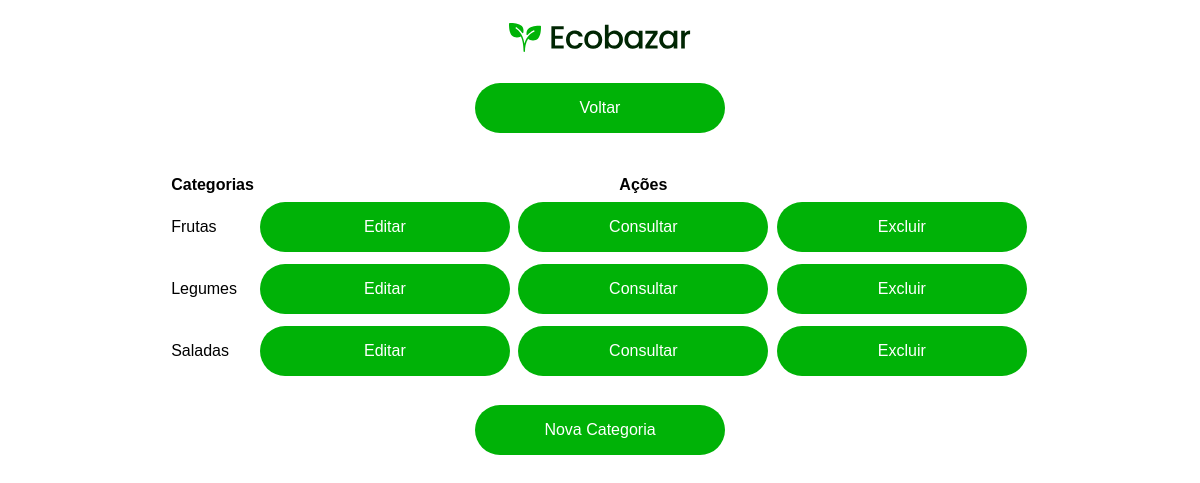
Screenshot of /adm/categorias/categoria.php with the database file from the repository.
### tables this page shows
CREATE TABLE `categoria` (
  `id` int(11) NOT NULL,
  `nome` varchar(50) NOT NULL
);

### adm/categorias/categoria.php (the view, shortened to what this page needs)
<?php
$bd = conectar();
$select = "SELECT * FROM categoria order by nome";
$response = $bd->query($select);
?>
<!DOCTYPE html>
<html lang="pt-br">
<head>
    <link rel="stylesheet" href="../../stylesheet/adm.css">
<link rel="shortcut icon" href="../../stylesheet/assets/logo_planta.svg" type="image/x-icon">
</head>
<body>
<header>
<br>
    <div class="Header">
      <div class="Logo">
        <a href="../../index.php">
            <img src="../../stylesheet/assets/logo.svg" alt="Ecobazar Logo">
        </a>
      </div>
    </div>
    <br>
  </header>
    <a href="../index.php"><button class="btn_voltar">Voltar</button></a>
    <br>
    <table>
        <thead>
            <tr>
                <th>Categorias</th>
                <br>
                <th>Ações</th>
            </tr>
        </thead>
        <tbody>
            <?php
            while ($categoria = $response->fetch()) {
                echo "<tr>";
                echo "<td>";
                echo $categoria["nome"];
                echo "</td>";
                echo "<td>";
                echo " <a href='acoes/editar/editar.php?id=" . $categoria['id'] . "'><button>Editar</button></a>";
                echo " <a href='acoes/consultar/consultar.php?id=" . $categoria['id'] . "'><button>Consultar</button></a>";
                echo " <a href='acoes/excluir/excluir.php?id=" . $categoria['id'] . "'><button>Excluir</button></a>";
                echo "</td>";
                echo "</tr>";
            }
            ?>
        </tbody>
    </table>
    <br>
    <a href="acoes/inserir/novo.php"><button>Nova Categoria</button></a>
</body>
</html>

### stylesheet/adm.css (style rules this page uses)
body { font-family: Arial, sans-serif; margin: 0; padding: 0; background-color: #ffffff; display: flex; align-items: center; height: 100vh; flex-direction: column; }
button { background-color: #00b207; border: none; color: white; padding: 15px 32px; text-align: center; text-decoration: none; display: inline-block; font-size: 16px; margin: 4px 2px; cursor: pointer; border-radius: 100px; width: 250px; height: 50px; }

### rows the page displays
categoria: nome "Frutas"
categoria: nome "Legumes"
categoria: nome "Saladas"
